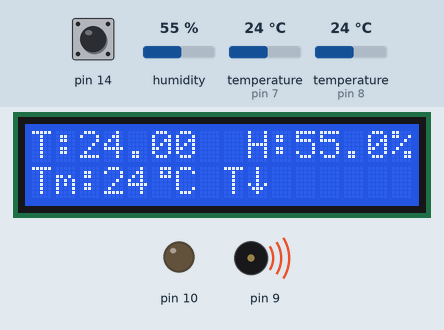
Simulated run of this sketch. Board: Arduino Uno, built with avr-gcc and run on an emulated ATmega328P. Parts: 16×2 character LCD, output pins drawn as LEDs (lit = HIGH), buzzer (waves = sounding). Inputs (shaded band) come from the test bench; at power-on: pin 14 HIGH, humidity 55 %, temperature (sensors on pin 8, pin 7) 24 °C. What the sketch prints to the serial monitor is not drawn.

Above: at 7.5 s.
7.6 s: pin 14 pulled LOW for 0.8 s
At 8.34 s:
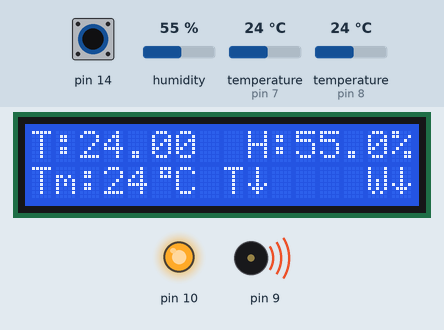
11.6 s: humidity set to 79 %
At 13.1 s:
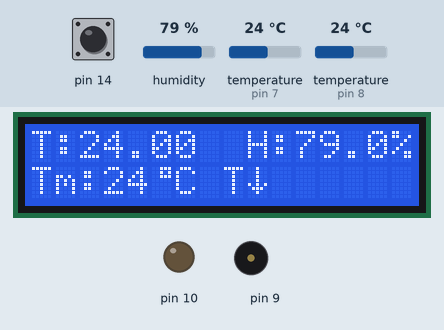
13.5 s: humidity set to 82 %
At 16.4 s:
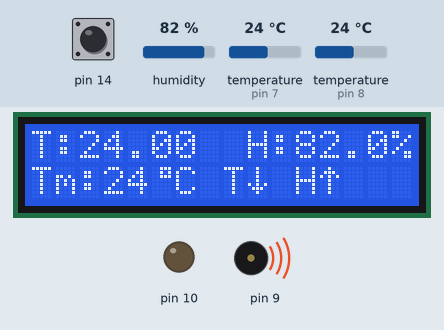
18.1 s: temperature (sensor on pin 8) set to 33.6 °C
At 19.7 s:
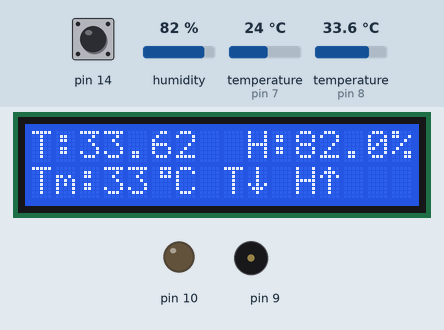
20.0 s: temperature (sensor on pin 8) set to 34.8 °C
At 23.2 s:
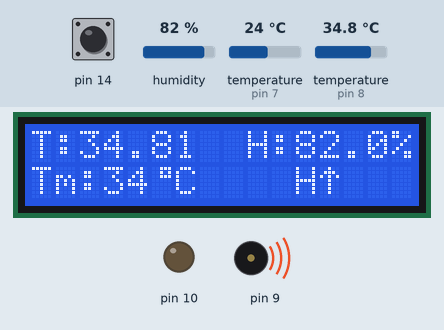
24.1 s: pin 14 pulled LOW for 0.8 s
At 25.0 s:
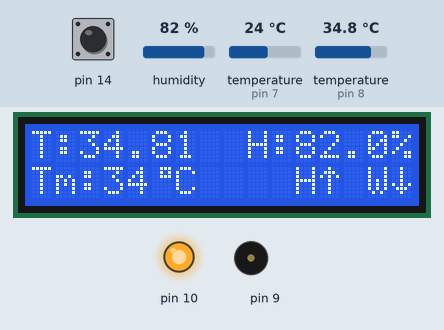
Timing chart, 0 to 27.8 s (numbered marks = the images above; inputs shaded):
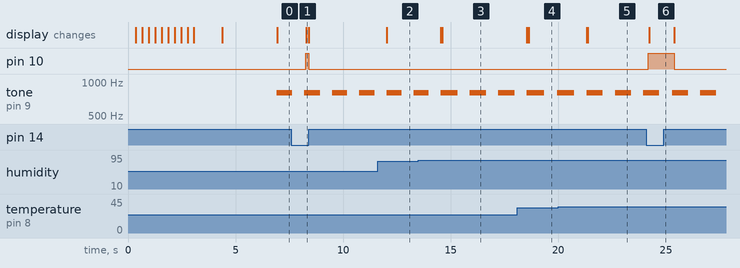

The sketch:

ink.ino
```cpp
#include "OneWire.h"
#include "LiquidCrystal.h"
#include "DHT.h"
#define DHTPIN 7     // датчик dht11 на 7 pin
//#define DHTTYPE DHT11   // DHT 11 тип датчика
#define DHTTYPE DHT22   // DHT 22  (AM2302)
//#define DHTTYPE DHT21   // DHT 21 (AM2301)
#define DS18S20_ID 0x10
#define DS18B20_ID 0x28

LiquidCrystal lcd(12, 11, 5, 4, 3, 2); // инициализируем LCD
OneWire ds(8); // датчик ds18b20 pin на 8 входе Ардуино

byte i;
byte present = 0;
byte data[12];
byte addr[8];

int val = 0;  // переменная для хранения значения датчика жидкости
int Max, MFract; //переменная для хранения значения максимальной температуры
int HighByte, LowByte, Whole, SignBit, Fract, TReading, Tc_100, HighTemp, Fast;
DHT dht(DHTPIN, DHTTYPE); //инициализация DHT11

uint8_t strelka_vverh[8] =
{
  B00100,
  B01110,
  B10101,
  B00100,
  B00100,
  B00100,
  B00100
}; //закодировано в двоичной системе заначек стрелка вверх

uint8_t strelka_vniz[8] =
{
  B00100,
  B00100,
  B00100,
  B00100,
  B10101,
  B01110,
  B00100
}; //закодировано в двоичной системе заначек стрелка вниз

uint8_t temp_cel[8] =
{
  B00111,
  B00101,
  B00111,
  B00000,
  B00000,
  B00000,
  B00000
}; //закодировано в двоичной системе заначек градуса

void setup(void){
#define dotimes(n, code) for (int i = 0; i < (n); ++i) code;
  Serial.begin(9600);
  dht.begin();
  lcd.begin(16,2);//инициализация дисплея
  lcd.createChar(1,strelka_vverh);
  lcd.createChar(2,strelka_vniz);
  lcd.createChar(3,temp_cel);
  lcd.setCursor(16,0);
  lcd.autoscroll();
  const char *text = "Welcome    ";

  dotimes(strlen(text),
  {

    lcd.write(text[i]);
    delay(300);
  }
  );

  lcd.noAutoscroll();
   delay(1000);
  lcd.clear();
  lcd.print("03.11.2013");
  lcd.setCursor(0,2);
  lcd.print("V 0.6b");
  delay(1000);
  Serial.print("Wellcome ");
  Serial.print("Incubator ISM-1\n");
  Serial.print("Firmware 0.6.0 m,-beta. Demon 31.01.2013 (03.11.2013) \n");
  pinMode(10, OUTPUT);//инициализация светодиода
  pinMode(14, INPUT);//подключение датчика жидкости
  delay(500);
}

void getSerial() {
  if ( !ds.search(addr)) {
    Serial.print("No more addresses.\n");
    ds.reset_search(); //сброс датчика температуры
    return;
  }
  Serial.print("R=");
  for( i = 0; i < 8; i++) {
    Serial.print(addr[i], HEX);
    Serial.print(" ");
  }
  if ( OneWire::crc8( addr, 7) != addr[7]) {
    Serial.print("CRC is not valid!\n");
    lcd.print("Error sensor T");
    return; //сброс датчика температуры
  }
  if ( addr[0] == 0x10) {
    Serial.print("Device is a DS18S20 family device.\n");
  }
  else if ( addr[0] == 0x28) {
    Serial.print("Device is a DS18B20 family device.\n");
  }
  else {
    Serial.print("Device family is not recognized: 0x");
    Serial.println(addr[0],HEX);
    return;
  }
  ds.reset();
  ds.select(addr);
  ds.write(0x44,1);         // start conversion, with parasite power on at the end
  delay(1000);     // maybe 750ms is enough, maybe not
  // we might do a ds.depower() here, but the reset will take care of it.

  present = ds.reset();
  ds.select(addr);
  ds.write(0xBE);         // Read Scratchpad

  Serial.print("P=");
  Serial.print(present,HEX);
  Serial.print(" ");
  for ( i = 0; i < 9; i++) {           // we need 9 bytes
    data[i] = ds.read();
    Serial.print(data[i], HEX);
    Serial.print(" ");
  }
  Serial.print(" CRC=");
  Serial.print( OneWire::crc8( data, 8), HEX);
  Serial.println();
}
void getTemp() {

  LowByte = data[0];
  HighByte = data[1];
  HighTemp = data[2];
  TReading = (HighByte << 8) + LowByte;
  SignBit = TReading & 0x8000;  // test most sig bit

  if (SignBit) // negative
  {
    TReading = (TReading ^ 0xffff) + 1; // 2's comp
  }
  Tc_100 = (6 * TReading) + TReading / 4;    // multiply by (100 * 0.0625) or 6.25

  Whole = Tc_100 / 100;  // separate off the whole and fractional portions
  Fract = Tc_100 % 100;
  Serial.print("TemperatureDS: ");
  if (SignBit) // If its negative
  {
    Serial.print("-");
  }
  Serial.print(Whole);
  Serial.print(".");
  if (Fract < 10)
  {
    Serial.print("0");
  }
  Serial.print(Fract);
  Serial.print(" C");
  Serial.print("\n");
}
void getHum(void) {
  // Reading temperature or humidity takes about 250 milliseconds!
  // Sensor readings may also be up to 2 seconds 'old' (its a very slow sensor)
  float h = dht.readHumidity();
  float t = dht.readTemperature();

  if (isnan(t) || isnan(h)) {
    Serial.println("Failed to read from DHT");
    lcd.print("Error DHT");
  }
  else {
    Serial.print("Humidity: ");
    Serial.print(h);
    Serial.print(" %\t");
    Serial.print("TemperatureDHT: ");
    Serial.print(t);
    Serial.println(" *C");
  }
}
void printTempHum(void) {
  float h = dht.readHumidity();
  //lcd.begin(16, 2);
  lcd.setCursor(0,0);
  //lcd.noDisplay();
  lcd.print("T:");

  if (SignBit)
  {
    lcd.print("-");
  }

  lcd.print(Whole);
  lcd.print(".");
  if (Fract < 10)
  {
    lcd.print("0");
  }

  lcd.print(Fract);
  lcd.print("  H:");
  lcd.print(h,1);
  lcd.print("%");
    if (Whole < 34)
  {

    tone(9, 800,600);
    Serial.print("Attention! The low temperature! \n");
    lcd.setCursor(8,2);
    lcd.print("T");
    lcd.print("\2");
  }
  else   if  (Whole > 40)
  {
    lcd.display();
    tone(9, 800,600);
    Serial.print("Danger! The higth temperature! \n");
    lcd.setCursor(8,2);
    lcd.print("T");
    lcd.print("\1");
  }
  else {
    lcd.setCursor(8,2);
    lcd.print("  ");
  }
  if (h >80 )
  {
    tone(9, 800,600);
    Serial.print("Attention! The higth humidity! \n");
    lcd.setCursor(11, 2);
    lcd.print("H");
    lcd.print("\1");
  }
  else if (h < 10)
  {
    tone(9, 800,600);
    Serial.print("Attention! The low humidity! \n");
    lcd.setCursor(11, 2);
    lcd.print("H");
    lcd.print("\2");
  }
  else {
    lcd.setCursor(11,2);
    lcd.print("  ");
  }

  if ((Whole > 31) && (Whole < 40))
  {
    Serial.println("The normal incubation");
  }
  if (Max < Whole)
  {
    Max=Whole;
    Serial.print("Maximum ");
    Serial.print(Max);
  }

  if (MFract < Fract)
  {
    MFract=Fract;
    Serial.print(".");
    Serial.print(Fract);
    Serial.println(" *C");
  }
  lcd.setCursor(0, 2);
  lcd.print("Tm:");
  lcd.print(Max);
  lcd.print("\3");
  lcd.print("C");
 }

void WaterSensor(void)
{
  digitalWrite(14, HIGH);
  val = digitalRead(14);// считываем значение с входа
  if (val==LOW)
  {
    digitalWrite(10, HIGH);
    Serial.print("Attention! The low water! \n");
    lcd.setCursor(14, 2);
    lcd.print("W");
    lcd.print("\2");
  }
  if (val==HIGH)
  {
    digitalWrite(10, LOW);
    lcd.setCursor(14, 2);
    lcd.print("  ");
  }
}
void loop(void)
{
  getSerial();
  getTemp();
  printTempHum();
  getHum();
  WaterSensor();
}
```

Measured:
- the behaviour switches between 80 and 81 % on humidity (found by bisection; images 2 and 3)
- the behaviour switches between 33.9 and 34 °C on temperature (sensor on pin 8) (found by bisection; images 4 and 5)
- after the input at 7.6 s, pin 10: LOW → HIGH after 0.66 s, → LOW 0.15 s later; the display: changes after 0.69 s (image 1)
- after the input at 11.6 s, the display: changes after 0.42 s (image 2)
- after the input at 13.5 s, the display: first changes after 1.1 s (image 3 shows a later state)
- after the input at 18.1 s, the display: first changes after 0.44 s (image 4 shows a later state)
- after the input at 20.0 s, the display: first changes after 1.3 s (image 5 shows a later state)
- after the input at 24.1 s, pin 10: LOW → HIGH after 0.10 s, → LOW 1.2 s later; the display: changes after 0.12 s (image 6)
